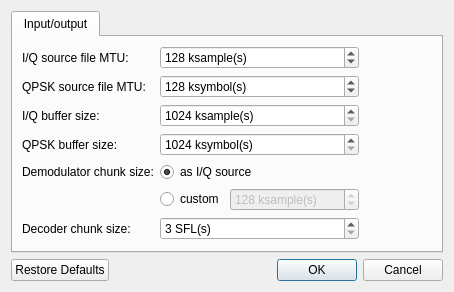
<?xml version="1.0" encoding="UTF-8"?>
<ui version="4.0">
 <class>SettingsDialog</class>
 <widget class="QDialog" name="SettingsDialog">
  <property name="geometry">
   <rect>
    <x>0</x>
    <y>0</y>
    <width>454</width>
    <height>346</height>
   </rect>
  </property>
  <property name="windowTitle">
   <string>glrpt settings</string>
  </property>
  <layout class="QVBoxLayout" name="verticalLayout">
   <property name="sizeConstraint">
    <enum>QLayout::SetMinAndMaxSize</enum>
   </property>
   <item>
    <widget class="QTabWidget" name="SettingsTabWidget">
     <property name="sizePolicy">
      <sizepolicy hsizetype="Expanding" vsizetype="Maximum">
       <horstretch>0</horstretch>
       <verstretch>0</verstretch>
      </sizepolicy>
     </property>
     <property name="currentIndex">
      <number>0</number>
     </property>
     <widget class="QWidget" name="IOTab">
      <attribute name="title">
       <string>Input/output</string>
      </attribute>
      <layout class="QGridLayout" name="gridLayout" columnstretch="0,0,1">
       <item row="2" column="2">
        <spacer name="horizontalSpacer">
         <property name="orientation">
          <enum>Qt::Horizontal</enum>
         </property>
         <property name="sizeHint" stdset="0">
          <size>
           <width>40</width>
           <height>20</height>
          </size>
         </property>
        </spacer>
       </item>
       <item row="4" column="1">
        <widget class="QRadioButton" name="DemodChunkSizeDefaultRB">
         <property name="text">
          <string>as I/Q source</string>
         </property>
         <property name="checked">
          <bool>true</bool>
         </property>
        </widget>
       </item>
       <item row="2" column="0">
        <widget class="QLabel" name="label">
         <property name="text">
          <string>I/Q buffer size:</string>
         </property>
        </widget>
       </item>
       <item row="4" column="0">
        <widget class="QLabel" name="label_5">
         <property name="text">
          <string>Demodulator chunk size:</string>
         </property>
        </widget>
       </item>
       <item row="6" column="0">
        <widget class="QLabel" name="label_6">
         <property name="text">
          <string>Decoder chunk size:</string>
         </property>
        </widget>
       </item>
       <item row="0" column="0">
        <widget class="QLabel" name="label_2">
         <property name="text">
          <string>I/Q source file MTU:</string>
         </property>
        </widget>
       </item>
       <item row="2" column="1">
        <widget class="QSpinBox" name="IQRBSizeSB">
         <property name="accelerated">
          <bool>true</bool>
         </property>
         <property name="suffix">
          <string> ksample(s)</string>
         </property>
         <property name="minimum">
          <number>1024</number>
         </property>
         <property name="maximum">
          <number>102400</number>
         </property>
         <property name="singleStep">
          <number>1024</number>
         </property>
         <property name="value">
          <number>1024</number>
         </property>
        </widget>
       </item>
       <item row="3" column="0">
        <widget class="QLabel" name="label_3">
         <property name="text">
          <string>QPSK buffer size:</string>
         </property>
        </widget>
       </item>
       <item row="3" column="1">
        <widget class="QSpinBox" name="QPSKRBSizeSB">
         <property name="accelerated">
          <bool>true</bool>
         </property>
         <property name="suffix">
          <string> ksymbol(s)</string>
         </property>
         <property name="minimum">
          <number>1024</number>
         </property>
         <property name="maximum">
          <number>102400</number>
         </property>
         <property name="singleStep">
          <number>1024</number>
         </property>
         <property name="value">
          <number>1024</number>
         </property>
        </widget>
       </item>
       <item row="5" column="1">
        <layout class="QHBoxLayout" name="horizontalLayout" stretch="0,1">
         <item>
          <widget class="QRadioButton" name="DemodChunkSizeCustomRB">
           <property name="text">
            <string>custom</string>
           </property>
          </widget>
         </item>
         <item>
          <widget class="QSpinBox" name="DemodChunkSizeSB">
           <property name="enabled">
            <bool>false</bool>
           </property>
           <property name="accelerated">
            <bool>true</bool>
           </property>
           <property name="suffix">
            <string> ksample(s)</string>
           </property>
           <property name="minimum">
            <number>1</number>
           </property>
           <property name="maximum">
            <number>102400</number>
           </property>
           <property name="singleStep">
            <number>128</number>
           </property>
           <property name="value">
            <number>128</number>
           </property>
          </widget>
         </item>
        </layout>
       </item>
       <item row="6" column="1">
        <widget class="QSpinBox" name="DecoderChunkSizeSB">
         <property name="accelerated">
          <bool>true</bool>
         </property>
         <property name="suffix">
          <string> SFL(s)</string>
         </property>
         <property name="minimum">
          <number>3</number>
         </property>
         <property name="maximum">
          <number>100</number>
         </property>
         <property name="value">
          <number>3</number>
         </property>
        </widget>
       </item>
       <item row="1" column="0">
        <widget class="QLabel" name="label_4">
         <property name="text">
          <string>QPSK source file MTU:</string>
         </property>
        </widget>
       </item>
       <item row="0" column="1">
        <widget class="QSpinBox" name="IQSrcFileMTUSB">
         <property name="accelerated">
          <bool>true</bool>
         </property>
         <property name="suffix">
          <string> ksample(s)</string>
         </property>
         <property name="minimum">
          <number>1</number>
         </property>
         <property name="maximum">
          <number>102400</number>
         </property>
         <property name="singleStep">
          <number>128</number>
         </property>
         <property name="value">
          <number>128</number>
         </property>
        </widget>
       </item>
       <item row="1" column="1">
        <widget class="QSpinBox" name="QPSKSrcFileMTUSB">
         <property name="accelerated">
          <bool>true</bool>
         </property>
         <property name="suffix">
          <string> ksymbol(s)</string>
         </property>
         <property name="minimum">
          <number>1</number>
         </property>
         <property name="maximum">
          <number>102400</number>
         </property>
         <property name="singleStep">
          <number>128</number>
         </property>
         <property name="value">
          <number>128</number>
         </property>
        </widget>
       </item>
      </layout>
     </widget>
    </widget>
   </item>
   <item>
    <widget class="QDialogButtonBox" name="buttonBox">
     <property name="orientation">
      <enum>Qt::Horizontal</enum>
     </property>
     <property name="standardButtons">
      <set>QDialogButtonBox::Cancel|QDialogButtonBox::Ok|QDialogButtonBox::RestoreDefaults</set>
     </property>
    </widget>
   </item>
  </layout>
 </widget>
 <tabstops>
  <tabstop>SettingsTabWidget</tabstop>
  <tabstop>IQSrcFileMTUSB</tabstop>
  <tabstop>QPSKSrcFileMTUSB</tabstop>
  <tabstop>IQRBSizeSB</tabstop>
  <tabstop>QPSKRBSizeSB</tabstop>
  <tabstop>DemodChunkSizeDefaultRB</tabstop>
  <tabstop>DemodChunkSizeCustomRB</tabstop>
  <tabstop>DemodChunkSizeSB</tabstop>
  <tabstop>DecoderChunkSizeSB</tabstop>
 </tabstops>
 <resources/>
 <connections/>
</ui>
